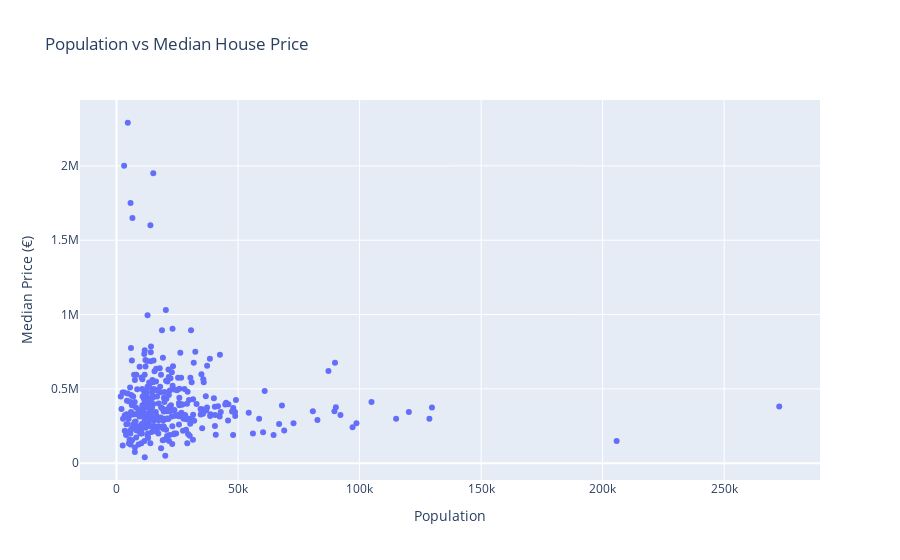
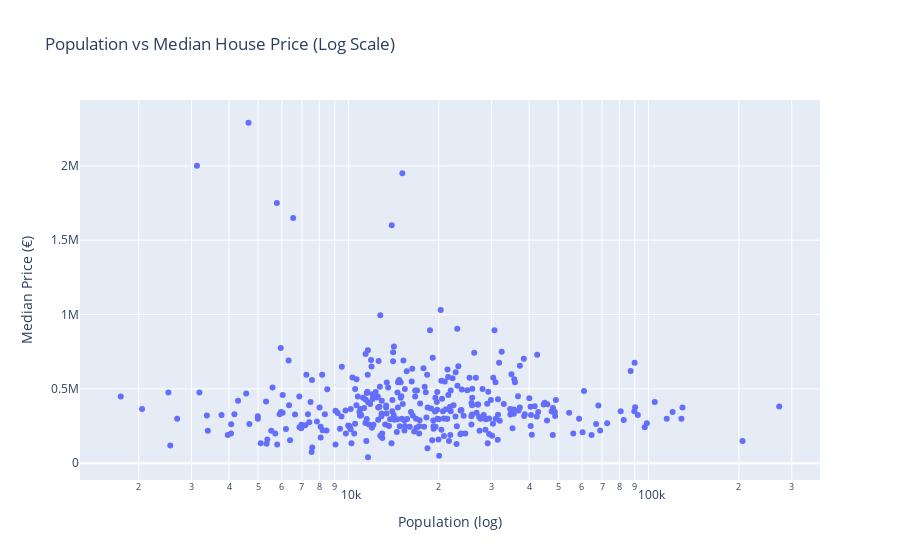

The notebook cell saved with these charts, in order:
### Markdown cell above
## 6. Visualizations

### Code cell
# Simple scatter plot
fig1 = px.scatter(
    merged_df,
    x='total_population',
    y='median_price',
    title='Population vs Median House Price',
    labels={
        'total_population': 'Population',
        'median_price': 'Median Price (€)'
    },
    hover_name='municipality_nl',
    hover_data={
        'municipality_nl': False,  # Don't show in hover box since it's the name
        'total_population': ':,',  # Format with comma separators
        'median_price': ':,.0f',   # Format with comma separators, no decimals
        'property_count': True
    }
)

fig1.show()

# Simple scatter plot with log scale
fig2 = px.scatter(
    merged_df,
    x='total_population',
    y='median_price',
    title='Population vs Median House Price (Log Scale)',
    labels={
        'total_population': 'Population (log)',
        'median_price': 'Median Price (€)'
    },
    log_x=True,
    hover_name='municipality_nl',
    hover_data={
        'municipality_nl': False,  # Don't show in hover box since it's the name
        'total_population': ':,',  # Format with comma separators
        'median_price': ':,.0f',   # Format with comma separators, no decimals
        'property_count': True
    }
)

fig2.show()

### Figure 1 — Plotly figure (JSON) as saved in the notebook; plotly's stock layout.template omitted (floating-point values rounded to 4 significant figures; data arrays with more than 128 entries replaced by an {"elided": "..."} marker saying what was removed)
{"data": [{"customdata": {"elided": "338x2 mixed values"}, "hovertemplate": "<b>%{hovertext}</b><br><br>Population=%{x:,}<br>Median Price (€)=%{y:,.0f}<br>property_count=%{customdata[1]}<extra></extra>", "hovertext": {"elided": "338 str values"}, "legendgroup": "", "marker": {"color": "#636efa", "symbol": "circle"}, "mode": "markers", "name": "", "orientation": "v", "showlegend": false, "type": "scatter", "x": {"elided": "338 int values"}, "xaxis": "x", "y": {"elided": "338 float values"}, "yaxis": "y"}], "layout": {"legend": {"tracegroupgap": 0}, "title": {"text": "Population vs Median House Price"}, "xaxis": {"anchor": "y", "domain": [0, 1], "title": {"text": "Population"}}, "yaxis": {"anchor": "x", "domain": [0, 1], "title": {"text": "Median Price (€)"}}}}

### Figure 2 — Plotly figure (JSON) as saved in the notebook; plotly's stock layout.template omitted (floating-point values rounded to 4 significant figures; data arrays with more than 128 entries replaced by an {"elided": "..."} marker saying what was removed)
{"data": [{"customdata": {"elided": "338x2 mixed values"}, "hovertemplate": "<b>%{hovertext}</b><br><br>Population (log)=%{x:,}<br>Median Price (€)=%{y:,.0f}<br>property_count=%{customdata[1]}<extra></extra>", "hovertext": {"elided": "338 str values"}, "legendgroup": "", "marker": {"color": "#636efa", "symbol": "circle"}, "mode": "markers", "name": "", "orientation": "v", "showlegend": false, "type": "scatter", "x": {"elided": "338 int values"}, "xaxis": "x", "y": {"elided": "338 float values"}, "yaxis": "y"}], "layout": {"legend": {"tracegroupgap": 0}, "title": {"text": "Population vs Median House Price (Log Scale)"}, "xaxis": {"anchor": "y", "domain": [0, 1], "title": {"text": "Population (log)"}, "type": "log"}, "yaxis": {"anchor": "x", "domain": [0, 1], "title": {"text": "Median Price (€)"}}}}
